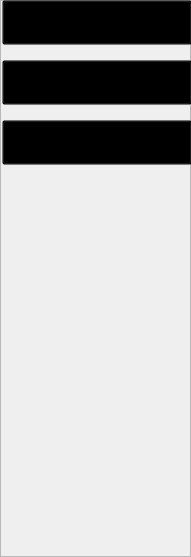
     <widget class="QFrame" name="frame_9">
      <property name="geometry">
       <rect>
        <x>0</x>
        <y>80</y>
        <width>191</width>
        <height>557</height>
       </rect>
      </property>
      <property name="styleSheet">
       <string notr="true">QPushButton {
padding-left: 15px;
text-align:left;
background: transparent;
}

QPushButton:focus{
border-left: 3px solid green;
background: rgba(255,255,255,0.2);
}

QPushButton::hover {
background: rgba(255,255,255,0.1);
}

#frame_9 {
  background: rgba(255,255,255,0.05);
}</string>
      </property>
      <property name="frameShape">
       <enum>QFrame::StyledPanel</enum>
      </property>
      <property name="frameShadow">
       <enum>QFrame::Raised</enum>
      </property>
      <widget class="QPushButton" name="application_2">
       <property name="geometry">
        <rect>
         <x>2</x>
         <y>0</y>
         <width>190</width>
         <height>45</height>
        </rect>
       </property>
       <property name="sizePolicy">
        <sizepolicy hsizetype="Minimum" vsizetype="Fixed">
         <horstretch>0</horstretch>
         <verstretch>0</verstretch>
        </sizepolicy>
       </property>
       <property name="cursor">
        <cursorShape>PointingHandCursor</cursorShape>
       </property>
       <property name="styleSheet">
        <string notr="true"/>
       </property>
       <property name="text">
        <string>Ứng dụng</string>
       </property>
      </widget>
      <widget class="QPushButton" name="application_1">
       <property name="geometry">
        <rect>
         <x>2</x>
         <y>120</y>
         <width>190</width>
         <height>45</height>
        </rect>
       </property>
       <property name="cursor">
        <cursorShape>PointingHandCursor</cursorShape>
       </property>
       <property name="styleSheet">
        <string notr="true"/>
       </property>
       <property name="text">
        <string>Cập nhật ứng dụng</string>
       </property>
      </widget>
      <widget class="QPushButton" name="application_3">
       <property name="geometry">
        <rect>
         <x>2</x>
         <y>60</y>
         <width>190</width>
         <height>45</height>
        </rect>
       </property>
       <property name="cursor">
        <cursorShape>PointingHandCursor</cursorShape>
       </property>
       <property name="text">
        <string>Quản lý tiến trình</string>
       </property>
      </widget>
     </widget>
